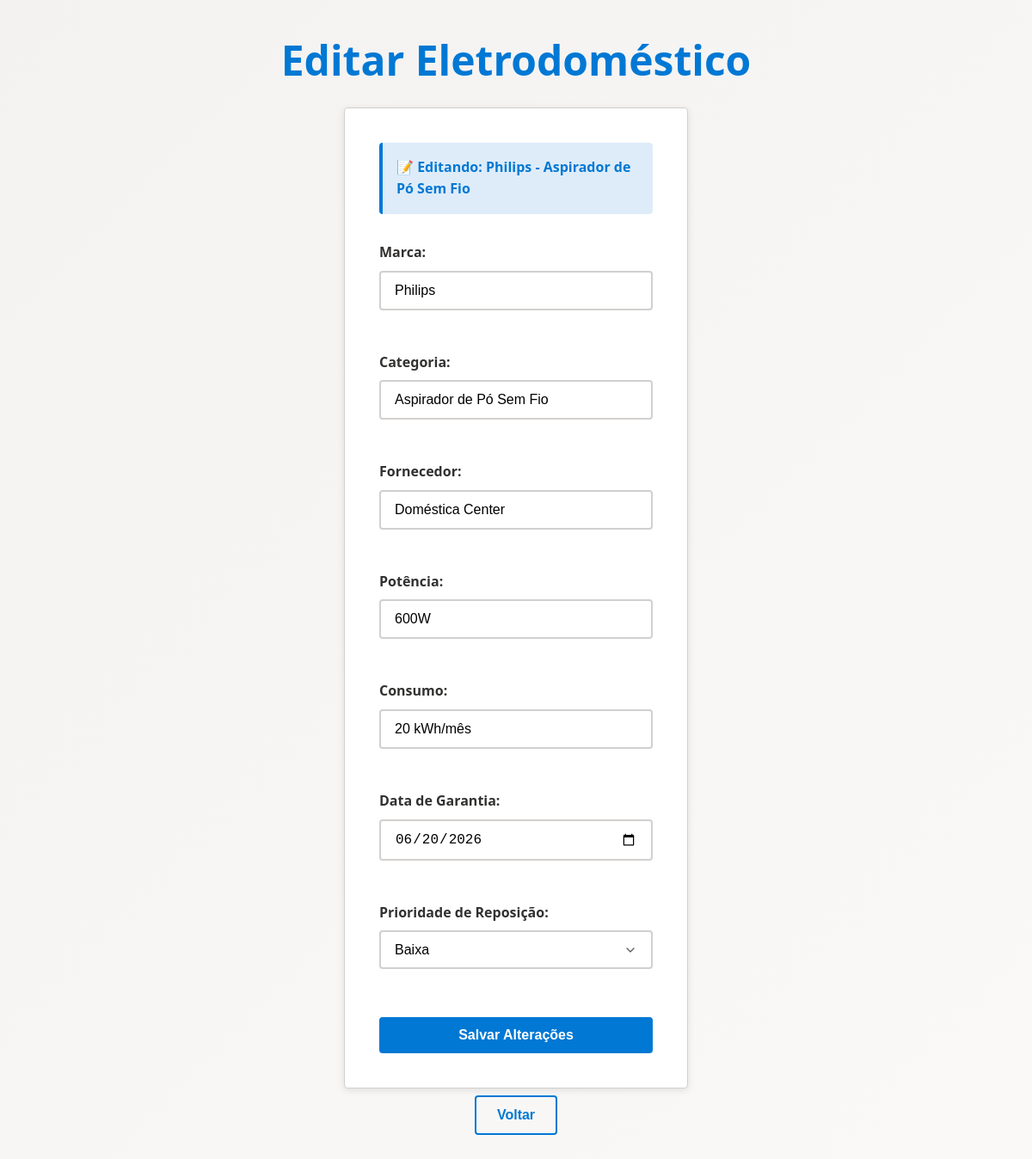
Page /view/editar_eletrodomestico.php?acao=editar_eletrodomestico&id=3 (signed in) on the committed database.
### tables this page shows
CREATE TABLE ELETRODOMESTICO (
    ELETRO_ID INTEGER AUTO_INCREMENT PRIMARY KEY,
    MARCA VARCHAR(255),
    CATEGORIA VARCHAR(255),
    FK_USUARIO_ID INTEGER,
    FORNECEDOR VARCHAR(255),
    POTENCIA VARCHAR(255),
    CONSUMO VARCHAR(255),
    GARANTIA DATE,
    PRIORIDADE_REPOSICAO VARCHAR(255),
    CONSTRAINT FK_ELETRODOMESTICO_USUARIO FOREIGN KEY (FK_USUARIO_ID)
	REFERENCES USUARIO (USUARIO_ID)
);

### model/model_eletrodomestico.php (called while the page is built, shortened)
<?php
class Eletrodomestico{
    public function buscar_eletrodomestico_pelo_id($id) {
        $conn = Database::getConnection();
        $select = $conn->prepare("SELECT E.ELETRO_ID, E.MARCA, E.CATEGORIA, E.FORNECEDOR, E.POTENCIA, E.CONSUMO, E.GARANTIA, E.PRIORIDADE_REPOSICAO, ES.QUANTIDADE, U.NOME, U.EMAIL
                                  FROM ELETRODOMESTICO E
                                  JOIN USUARIO U ON E.FK_USUARIO_ID = U.USUARIO_ID
                                  LEFT JOIN ESTOQUE ES ON E.ELETRO_ID = ES.FK_ELETRO_ID
                                  WHERE E.ELETRO_ID = ?");
        $select->bind_param("i", $id);
        $select->execute();
        $result = $select->get_result();
        $eletro = $result->fetch_all(MYSQLI_ASSOC);
        return $eletro;
    }
}
?>

### controller/controller_eletrodomestico.php (called while the page is built, shortened)
<?php
    require_once "../model/model_eletrodomestico.php";
    if(isset($_POST["cadastrar_eletrodomestico"])){
        $eletro = new Eletrodomestico();
        $resultado = $eletro->cadastrar_eletrodomestico($_POST["marca"], $_POST["categoria"], $_POST["fornecedor"], $_POST["potencia"], $_POST["consumo"], $_POST["garantia"], $_POST["prioridade_reposicao"], $_SESSION['usuario']["USUARIO_ID"]);
        if($resultado){
            echo "<script>
                    alert('Eletrodoméstico cadastrado com sucesso!');
                    window.location.href='../view/listar_eletrodomestico.php';
                </script>";
        }
        else {
            echo "<script>
                    alert('Erro ao cadastrar eletrodoméstico!');
                    window.location.href='../view/listar_eletrodomestico.php';
                </script>";
        }
        exit();
    }
    else if(isset($_GET["acao"]) && $_GET["acao"] == "editar_eletrodomestico"){
        $eletro = new Eletrodomestico();
        $resultados = $eletro->buscar_eletrodomestico_pelo_id($_GET["id"]);
        if(!empty($resultados)) {
            $eletro_editar = $resultados[0];
        } else {
            echo "<script>
                    alert('Eletrodoméstico não encontrado!');
                    window.location.href='listar_eletrodomestico.php';
                </script>";
            exit();
        }
    }
?>

### view/editar_eletrodomestico.php (the view, shortened to what this page needs)
<?php
require_once "./../controller/controller_eletrodomestico.php";
?>
<!DOCTYPE html>
<html lang="pt-br">
    <head>
        <link rel="stylesheet" href="../css/style.css">
    </head>
    <body>
        <h1>Editar Eletrodoméstico</h1>
        <form action="" method="POST">
            <div class="editing-indicator">
                📝 Editando: <?php echo htmlspecialchars($eletro_editar["MARCA"] . " - " . $eletro_editar["CATEGORIA"]); ?>
            </div>
            <div class="form-group">
                <label for="marca">Marca:</label>
                <input type="text" id="marca" name="marca" value="<?php echo htmlspecialchars($eletro_editar['MARCA']); ?>" required>
            </div>
            <div class="form-group">
                <label for="categoria">Categoria:</label>
                <input type="text" id="categoria" name="categoria" value="<?php echo htmlspecialchars($eletro_editar['CATEGORIA']); ?>" required>
            </div>
            <div class="form-group">
                <label for="fornecedor">Fornecedor:</label>
                <input type="text" id="fornecedor" name="fornecedor" value="<?php echo htmlspecialchars($eletro_editar['FORNECEDOR']); ?>" required>
            </div>
            <div class="form-group">
                <label for="potencia">Potência:</label>
                <input type="text" id="potencia" name="potencia" value="<?php echo htmlspecialchars($eletro_editar['POTENCIA']); ?>" required>
            </div>
            <div class="form-group">
                <label for="consumo">Consumo:</label>
                <input type="text" id="consumo" name="consumo" value="<?php echo htmlspecialchars($eletro_editar['CONSUMO']); ?>" required>
            </div>
            <div class="form-group">
                <label for="garantia">Data de Garantia:</label>
                <input type="date" id="garantia" name="garantia" value="<?php echo htmlspecialchars($eletro_editar['GARANTIA']); ?>" required>
            </div>
            <div class="form-group">
                <label for="prioridade_reposicao">Prioridade de Reposição:</label>
                <select id="prioridade_reposicao" name="prioridade_reposicao" required>
                    <option value="Baixa" <?php echo ($eletro_editar['PRIORIDADE_REPOSICAO'] == 'Baixa') ? 'selected' : ''; ?>>Baixa</option>
                </select>
            </div>
            <input type="submit" id="editar_eletrodomestico" name="editar_eletrodomestico" value="Salvar Alterações">
        </form>
        <a href="inicial.php">
            <button>Voltar</button>
        </a>
    </body>
</html>

### css/style.css (style rules this page uses)
:root { --primary-color: #0078d4; --primary-dark: #106ebe; --primary-light: #deecf9; --surface-color: #ffffff; --text-primary: #323130; --text-secondary: #605e5c; --border-color: #d2d0ce; --error-color: #d13438; --success-color: #107c10; --shadow: 0 2px 8px rgba(0, 0, 0, 0.1); --radius: 4px; }
* { margin: 0; padding: 0; box-sizing: border-box; }
body { font-family: 'Segoe UI', Tahoma, Geneva, Verdana, sans-serif; background: linear-gradient(135deg, #f3f2f1 0%, #faf9f8 100%); color: var(--text-primary); line-height: 1.6; min-height: 100vh; display: flex; flex-direction: column; align-items: center; justify-content: center; padding: 20px; }
h1 { color: var(--primary-color); font-weight: 600; font-size: 2.5rem; margin-bottom: 2rem; text-align: center; }
form { background: var(--surface-color); padding: 2.5rem; border-radius: var(--radius); box-shadow: var(--shadow); width: 100%; max-width: 400px; border: 1px solid var(--border-color); }
label { display: block; margin-bottom: 0.5rem; font-weight: 600; color: var(--text-primary); }
input[type="email"], input[type="password"], input[type="text"], input[type="number"], input[type="date"], input[type="search"], select { width: 100%; padding: 0.75rem 1rem; margin-bottom: 1.5rem; border: 2px solid var(--border-color); border-radius: var(--radius); font-size: 1rem; transition: all 0.2s ease; background-color: var(--surface-color); }
input[type="submit"], button { background-color: var(--primary-color); color: white; border: none; padding: 0.75rem 1.5rem; border-radius: var(--radius); font-size: 1rem; font-weight: 600; cursor: pointer; transition: all 0.2s ease; width: 100%; margin-top: 0.5rem; }
body { background: linear-gradient(135deg, #f3f2f1 0%, #faf9f8 100%); min-height: 100vh; padding: 2rem; }
h1 { color: var(--primary-color); font-size: 3rem; margin-bottom: 1rem; }
.form-group { margin-bottom: 1.5rem; }
.editing-indicator { background-color: var(--primary-light); color: var(--primary-color); padding: 1rem; border-radius: var(--radius); margin-bottom: 2rem; border-left: 4px solid var(--primary-color); font-weight: 600; }
::placeholder { color: var(--text-secondary); opacity: 0.7; }
select { appearance: none; background-repeat: no-repeat; background-position: right 1rem center; background-size: 16px; padding-right: 3rem; }
a button { background-color: transparent; color: var(--primary-color); border: 2px solid var(--primary-color); }

### rows in the picture
eletrodomestico: MARCA+CATEGORIA "Philips - Aspirador de Pó Sem Fio", marca "Philips", categoria "Aspirador de Pó Sem Fio", fornecedor "Doméstica Center", potencia "600W", consumo "20 kWh/mês", garantia "06/20/2026", prioridade_reposicao "Baixa"
